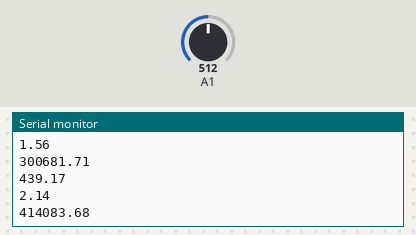
A sketch run on a simulated Arduino Uno, built with avr-gcc and run on an emulated ATmega328P. Parts: the last lines printed to the serial monitor. The test bench sets the inputs (shaded band); at power-on: A1 = 512.

Above: at 1.2 s.
1.3 s: A1 set to 716
At 2.6 s:
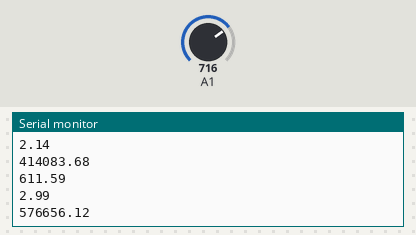
2.8 s: A1 set to 900
At 3.5 s:
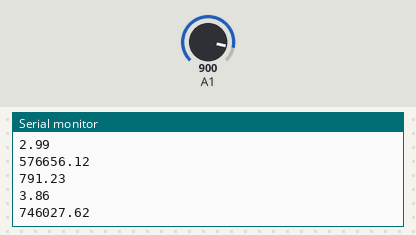
Timing chart, 0 to 5.8 s (numbered marks = the images above; inputs shaded):
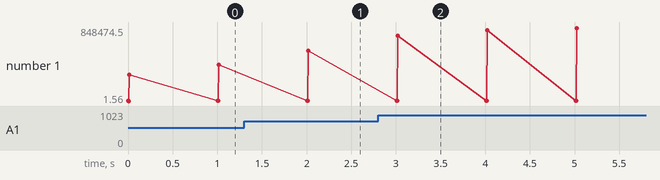

The sketch:

sketch_mar3.ino
```cpp
float R1=1.91;
float R2=965500;
float sensorValue,sensorVoltage;
float  ResisterValue;
void setup()
{
  pinMode(A1,INPUT);
  ResisterValue = 965501.91;
  Serial.begin(9600);

}

void loop()
{
  int i;
  for(i=0;i<=5;i++)
    {
      sensorValue=0.85*sensorValue+0.15*analogRead(A1);
     }
   sensorVoltage=sensorValue*5/1024;
   R1=sensorVoltage*965501.91/5;
   Serial.println(sensorValue);
   Serial.println(sensorVoltage);
   Serial.println(R1);
   delay(1000);

}
```

Measured:
- after the input at 1.3 s, the serial monitor: prints a new line after 0.71 s (image 1)
- after the input at 2.8 s, the serial monitor: prints a new line after 0.21 s (image 2)
- plotted number 1: 414083.68 → 576656.12 after the input at 1.3 s, 576656.12 → 848474.5 after the input at 2.8 s
